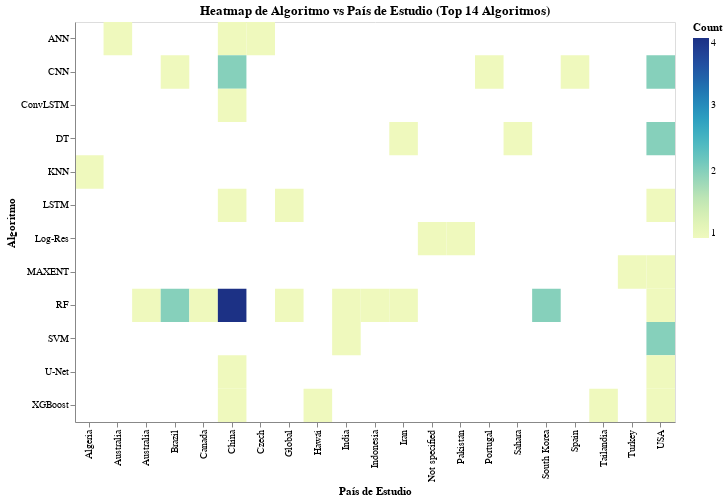

Notebook code for this chart:
### Code cell
# Create a heatmap
heatmap = alt.Chart(grouped_data).mark_rect().encode(
    x=alt.X('Pais de estudio', title='País de Estudio'), # Map 'Pais de estudio' to the x-axis
    y=alt.Y('Algoritmo', title='Algoritmo'), # Map 'Algoritmo' to the y-axis
    color=alt.Color('Count', title='Count', # Use 'Count' for color intensity
                    scale=alt.Scale(range='heatmap')), # Use heatmap color scale
    tooltip=['Algoritmo', 'Pais de estudio', 'Count'] # Add tooltips for details on hover
).properties(
    title='Heatmap de Algoritmo vs País de Estudio (Top 14 Algoritmos)', # Set the title of the plot
    width=600,  # Increase the width of the heatmap
    height=400   # Increase the height of the heatmap
).interactive()  # Enable interactivity

# Save the heatmap
heatmap.save('algoritmo_pais_estudio_heatmap.json')

# Display the heatmap
heatmap

### Figure 1 — Vega-Lite specification as saved in the notebook (floating-point values rounded to 4 significant figures)
{"config": {"view": {"continuousWidth": 300, "continuousHeight": 300}}, "data": {"name": "data-9bbc1d8f17324a1a70e6d68b0083b2e0"}, "mark": {"type": "rect"}, "encoding": {"color": {"field": "Count", "scale": {"range": "heatmap"}, "title": "Count", "type": "quantitative"}, "tooltip": [{"field": "Algoritmo", "type": "nominal"}, {"field": "Pais de estudio", "type": "nominal"}, {"field": "Count", "type": "quantitative"}], "x": {"field": "Pais de estudio", "title": "País de Estudio", "type": "nominal"}, "y": {"field": "Algoritmo", "title": "Algoritmo", "type": "nominal"}}, "height": 400, "params": [{"name": "param_1", "select": {"type": "interval", "encodings": ["x", "y"]}, "bind": "scales"}], "title": "Heatmap de Algoritmo vs País de Estudio (Top 14 Algoritmos)", "width": 600, "$schema": "https://vega.github.io/schema/vega-lite/v5.20.1.json", "datasets": {"data-9bbc1d8f17324a1a70e6d68b0083b2e0": [{"Algoritmo": "ANN", "Pais de estudio": "Australia", "Count": 1}, {"Algoritmo": "ANN", "Pais de estudio": "China", "Count": 1}, {"Algoritmo": "ANN", "Pais de estudio": "Czech ", "Count": 1}, {"Algoritmo": "CNN", "Pais de estudio": "Brazil", "Count": 1}, {"Algoritmo": "CNN", "Pais de estudio": "China", "Count": 2}, {"Algoritmo": "CNN", "Pais de estudio": "Portugal", "Count": 1}, {"Algoritmo": "CNN", "Pais de estudio": "Spain", "Count": 1}, {"Algoritmo": "CNN", "Pais de estudio": "USA", "Count": 2}, {"Algoritmo": "ConvLSTM", "Pais de estudio": "China", "Count": 1}, {"Algoritmo": "DT", "Pais de estudio": "Iran", "Count": 1}, {"Algoritmo": "DT", "Pais de estudio": "Sahara ", "Count": 1}, {"Algoritmo": "DT", "Pais de estudio": "USA", "Count": 2}, {"Algoritmo": "KNN", "Pais de estudio": "Algeria", "Count": 1}, {"Algoritmo": "LSTM", "Pais de estudio": "China", "Count": 1}, {"Algoritmo": "LSTM", "Pais de estudio": "Global", "Count": 1}, {"Algoritmo": "LSTM", "Pais de estudio": "USA", "Count": 1}, {"Algoritmo": "Log-Res", "Pais de estudio": "Not specified ", "Count": 1}, {"Algoritmo": "Log-Res", "Pais de estudio": "Pakistán", "Count": 1}, {"Algoritmo": "MAXENT", "Pais de estudio": "Turkey", "Count": 1}, {"Algoritmo": "MAXENT", "Pais de estudio": "USA", "Count": 1}, {"Algoritmo": "RF", "Pais de estudio": "Australia ", "Count": 1}, {"Algoritmo": "RF", "Pais de estudio": "Brazil", "Count": 2}, {"Algoritmo": "RF", "Pais de estudio": "Canada", "Count": 1}, {"Algoritmo": "RF", "Pais de estudio": "China", "Count": 4}, {"Algoritmo": "RF", "Pais de estudio": "Global", "Count": 1}, {"Algoritmo": "RF", "Pais de estudio": "India", "Count": 1}, {"Algoritmo": "RF", "Pais de estudio": "Indonesia", "Count": 1}, {"Algoritmo": "RF", "Pais de estudio": "Iran", "Count": 1}, {"Algoritmo": "RF", "Pais de estudio": "South Korea", "Count": 2}, {"Algoritmo": "RF", "Pais de estudio": "USA", "Count": 1}, {"Algoritmo": "SVM", "Pais de estudio": "India", "Count": 1}, {"Algoritmo": "SVM", "Pais de estudio": "USA", "Count": 2}, {"Algoritmo": "U-Net", "Pais de estudio": "China", "Count": 1}, {"Algoritmo": "U-Net", "Pais de estudio": "USA", "Count": 1}, {"Algoritmo": "XGBoost", "Pais de estudio": "China", "Count": 1}, {"Algoritmo": "XGBoost", "Pais de estudio": "Hawái", "Count": 1}, {"Algoritmo": "XGBoost", "Pais de estudio": "Tailandia", "Count": 1}, {"Algoritmo": "XGBoost", "Pais de estudio": "USA", "Count": 1}]}}
